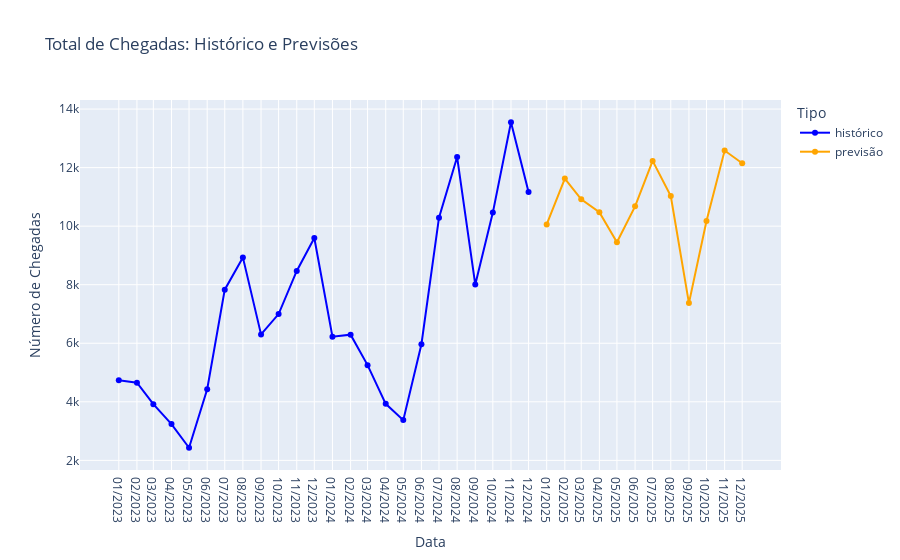

The cell this chart's notebook holds for it:
### Code cell
# Criar gráfico de linhas com Plotly
import plotly.express as px

# Agrupar os dados somando as chegadas por data e tipo
grouped_df = combined_df.groupby(['data', 'type'])['chegadas'].sum().reset_index()

# Filtrar dados a partir de 2023
grouped_df = grouped_df[grouped_df['data'].dt.year >= 2023]

fig = px.line(grouped_df, 
              x='data', 
              y='chegadas',
              markers=True,
              color='type',
              color_discrete_map={'historical': 'blue', 'prediction': 'orange'},
              title='Total de Chegadas: Histórico e Previsões',
              labels={
                  'data': 'Data',
                  'chegadas': 'Número de Chegadas',
                  'type': 'Tipo'
              })

# Atualizar layout
fig.update_layout(
    xaxis_title='Data',
    yaxis_title='Número de Chegadas',
    hovermode='x unified',
    #width=1500,
    xaxis=dict(
        tickformat='%m/%Y',  # Format as MM/YYYY
        tickmode='array',
        ticktext=grouped_df['data'].dt.strftime('%m/%Y').unique(),
        tickvals=grouped_df['data'].unique()
    )
)

# Traduzir legendas do tipo de linha
fig.for_each_trace(lambda t: t.update(name=t.name.replace('historical', 'histórico').replace('prediction', 'previsão')))

fig.show()

### Figure 1 — Plotly figure (JSON) as saved in the notebook; plotly's stock layout.template omitted (floating-point values rounded to 4 significant figures)
{"data": [{"hovertemplate": "Tipo=historical<br>Data=%{x}<br>Número de Chegadas=%{y}<extra></extra>", "legendgroup": "historical", "line": {"color": "blue", "dash": "solid"}, "marker": {"symbol": "circle"}, "mode": "lines+markers", "name": "histórico", "orientation": "v", "showlegend": true, "type": "scatter", "x": ["2023-01-01T00:00:00.000000000", "2023-02-01T00:00:00.000000000", "2023-03-01T00:00:00.000000000", "2023-04-01T00:00:00.000000000", "2023-05-01T00:00:00.000000000", "2023-06-01T00:00:00.000000000", "2023-07-01T00:00:00.000000000", "2023-08-01T00:00:00.000000000", "2023-09-01T00:00:00.000000000", "2023-10-01T00:00:00.000000000", "2023-11-01T00:00:00.000000000", "2023-12-01T00:00:00.000000000", "2024-01-01T00:00:00.000000000", "2024-02-01T00:00:00.000000000", "2024-03-01T00:00:00.000000000", "2024-04-01T00:00:00.000000000", "2024-05-01T00:00:00.000000000", "2024-06-01T00:00:00.000000000", "2024-07-01T00:00:00.000000000", "2024-08-01T00:00:00.000000000", "2024-09-01T00:00:00.000000000", "2024-10-01T00:00:00.000000000", "2024-11-01T00:00:00.000000000", "2024-12-01T00:00:00.000000000"], "xaxis": "x", "y": [4740, 4655, 3919, 3241, 2431, 4429, 7831, 8933, 6303, 6997, 8470, 9596, 6222, 6294, 5253, 3932, 3375, 5968, 10289, 12361, 8006, 10463, 13549, 11170], "yaxis": "y"}, {"hovertemplate": "Tipo=prediction<br>Data=%{x}<br>Número de Chegadas=%{y}<extra></extra>", "legendgroup": "prediction", "line": {"color": "orange", "dash": "solid"}, "marker": {"symbol": "circle"}, "mode": "lines+markers", "name": "previsão", "orientation": "v", "showlegend": true, "type": "scatter", "x": ["2025-01-01T00:00:00.000000000", "2025-02-01T00:00:00.000000000", "2025-03-01T00:00:00.000000000", "2025-04-01T00:00:00.000000000", "2025-05-01T00:00:00.000000000", "2025-06-01T00:00:00.000000000", "2025-07-01T00:00:00.000000000", "2025-08-01T00:00:00.000000000", "2025-09-01T00:00:00.000000000", "2025-10-01T00:00:00.000000000", "2025-11-01T00:00:00.000000000", "2025-12-01T00:00:00.000000000"], "xaxis": "x", "y": [10060, 11626, 10918, 10479, 9448, 10676, 12229, 11030, 7371, 10177, 12582, 12150], "yaxis": "y"}], "layout": {"hovermode": "x unified", "legend": {"title": {"text": "Tipo"}, "tracegroupgap": 0}, "title": {"text": "Total de Chegadas: Histórico e Previsões"}, "xaxis": {"anchor": "y", "domain": [0, 1], "tickformat": "%m/%Y", "tickmode": "array", "ticktext": ["01/2023", "02/2023", "03/2023", "04/2023", "05/2023", "06/2023", "07/2023", "08/2023", "09/2023", "10/2023", "11/2023", "12/2023", "01/2024", "02/2024", "03/2024", "04/2024", "05/2024", "06/2024", "07/2024", "08/2024", "09/2024", "10/2024", "11/2024", "12/2024", "01/2025", "02/2025", "03/2025", "04/2025", "05/2025", "06/2025", "07/2025", "08/2025", "09/2025", "10/2025", "11/2025", "12/2025"], "tickvals": ["2023-01-01T00:00:00.000000000", "2023-02-01T00:00:00.000000000", "2023-03-01T00:00:00.000000000", "2023-04-01T00:00:00.000000000", "2023-05-01T00:00:00.000000000", "2023-06-01T00:00:00.000000000", "2023-07-01T00:00:00.000000000", "2023-08-01T00:00:00.000000000", "2023-09-01T00:00:00.000000000", "2023-10-01T00:00:00.000000000", "2023-11-01T00:00:00.000000000", "2023-12-01T00:00:00.000000000", "2024-01-01T00:00:00.000000000", "2024-02-01T00:00:00.000000000", "2024-03-01T00:00:00.000000000", "2024-04-01T00:00:00.000000000", "2024-05-01T00:00:00.000000000", "2024-06-01T00:00:00.000000000", "2024-07-01T00:00:00.000000000", "2024-08-01T00:00:00.000000000", "2024-09-01T00:00:00.000000000", "2024-10-01T00:00:00.000000000", "2024-11-01T00:00:00.000000000", "2024-12-01T00:00:00.000000000", "2025-01-01T00:00:00.000000000", "2025-02-01T00:00:00.000000000", "2025-03-01T00:00:00.000000000", "2025-04-01T00:00:00.000000000", "2025-05-01T00:00:00.000000000", "2025-06-01T00:00:00.000000000", "2025-07-01T00:00:00.000000000", "2025-08-01T00:00:00.000000000", "2025-09-01T00:00:00.000000000", "2025-10-01T00:00:00.000000000", "2025-11-01T00:00:00.000000000", "2025-12-01T00:00:00.000000000"], "title": {"text": "Data"}}, "yaxis": {"anchor": "x", "domain": [0, 1], "title": {"text": "Número de Chegadas"}}}}
